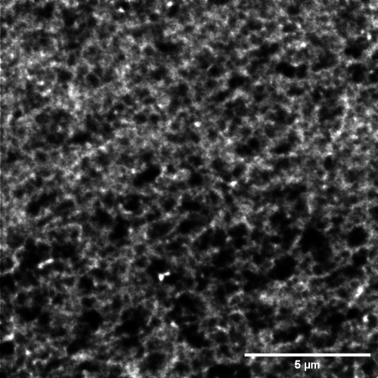
#> input picture images/1carr-96etoh-alexa-sted-decon.tif, 378 x 378 px, found by its file name
$ python demo.py
#> lines starting #> are read from the running program, lines starting #| are printed output that depends on the picture; after the words box and inside, x2 and y2 are one past the last pixel; in counts of white or black regions, pixels touching at a corner belong together
import numpy as np
import matplotlib.pyplot as plt
from skimage.draw import polygon2mask
from scipy import ndimage
from PIL import Image
from skimage.filters import threshold_otsu
from skimage import io, morphology, color
from skimage.morphology import label, closing, square
from skimage.measure import regionprops, regionprops_table
from skimage.color import label2rgb

t = np.linspace(0,2*np.pi,11)

canvas = np.zeros((1024,1024))
a = 0.5
xs = np.array([np.cos(t[0:-2:2]), a*np.cos(t[1:-1:2])])
ys = np.array([np.sin(t[0:-2:2]), a*np.sin(t[1:-1:2])])
star = np.array([np.concatenate(xs.T), np.concatenate(ys.T)]).T

t = np.linspace(0,2*np.pi,1000)
circle = np.array([np.cos(t), np.sin(t)]).T

path = 'QIM/images/1carr-96etoh-alexa-sted-decon.tif'
img = Image.open(path).convert("L")
image = np.array(img)
threshold_value = 130
bw = image > threshold_value
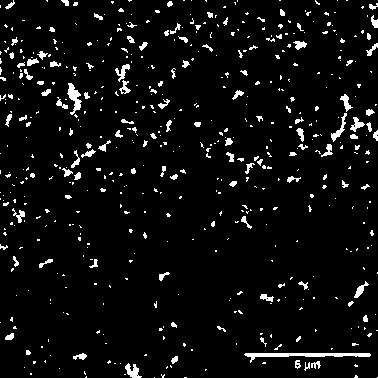
#> bw: shape (378, 378) bool; 5.2% white; 542 white regions (431 under 20 px), largest, box (x1, y1, x2, y2) and area: (244, 353, 371, 363) 479, (67, 83, 82, 115) 220, (125, 363, 142, 378) 136
label_image = label(bw)
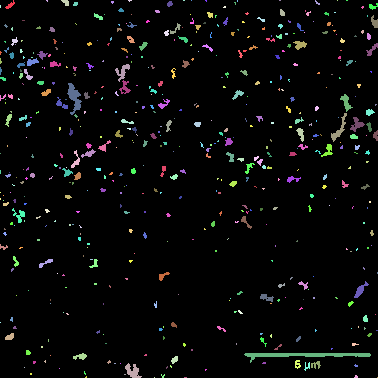
#> label_image: shape (378, 378) int32; 543 distinct labels, from 0 to 542; one colour per label, 0 black
# star_mask = polygon2mask((1024,1024), (star*40) + 100)
# circle_mask = polygon2mask((1024,1024), (circle*100) + 500)
F=0
FG=0
FMINUS=0
for i in range(1,(label_image.max()+1)):
    star_mask = (label_image != i) & (label_image != i)
    circle_mask = label_image == i
    # all_mask = star_mask + circle_mask

    # fig, ax = plt.subplots(1,4, figsize=(14,6), gridspec_kw={'width_ratios': [1, 1, 1, 2]})
    # fig.subplots_adjust(wspace=0.4)
    plt.tight_layout()

    # ax[3].imshow(label_image)

    D = ndimage.distance_transform_edt(circle_mask==0)
    f = np.zeros(600)
    g = np.zeros(600)
    for i in range(0,600):
        K = D<=i
        f[i] = np.count_nonzero(K*star_mask)
        g[i] = np.count_nonzero(K)
        if (i%50==0):
            i = 2
            # plt.contour(K)
            # plt.pause(0.5)
    F+=f
    FG+=f/g
    FMINUS+=f[1:]-f[:-1]
#> this loop made 542 passes
#> pass 1, `star_mask = (label_image != i) & (label_image != i)`:
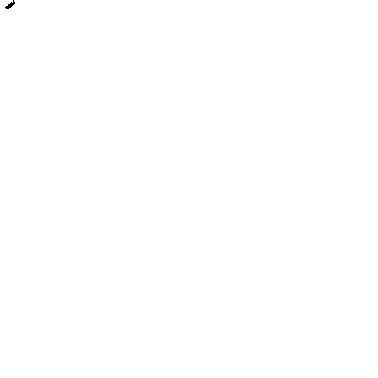
#> star_mask: shape (378, 378) bool; 100% white; black in thin lines or dots, all inside (x1, y1, x2, y2) = (5, 0, 15, 9)
#> pass 1, `D = ndimage.distance_transform_edt(circle_mask==0)`:
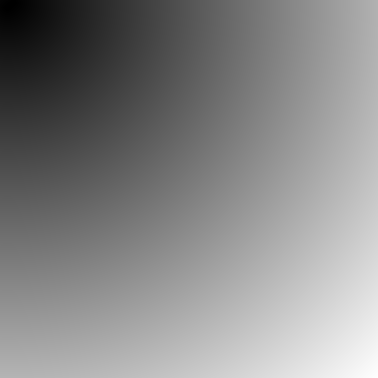
#> D: shape (378, 378) float64; min 0, max 521.1, mean 276.6; drawn with min black and max white
#> after the loop: K: shape (378, 378) bool; every value is 1
#> after the loop, F = 600 values from 0 to 77435708; FG = 600 values from 0 to 541.9; FMINUS = 599 values, max 289683 at index 169, min 0 at index 534, mean 129275


fig, ax = plt.subplots(1,4, figsize=(14,6), gridspec_kw={'width_ratios': [1, 1, 1, 2]})
ax[3].imshow(label_image)
fig.subplots_adjust(wspace=0.4)
ax[0].plot(F/label_image.max())
ax[0].set_xlabel('r')
ax[0].set_ylabel('area overlap')

ax[1].plot(FG/label_image.max())
ax[1].set_xlabel('r')
ax[1].set_ylabel('fractional area overlap')

ax[2].plot(FMINUS/label_image.max())
ax[2].set_xlabel('r')
ax[2].set_ylabel('curve overlap')
plt.show()
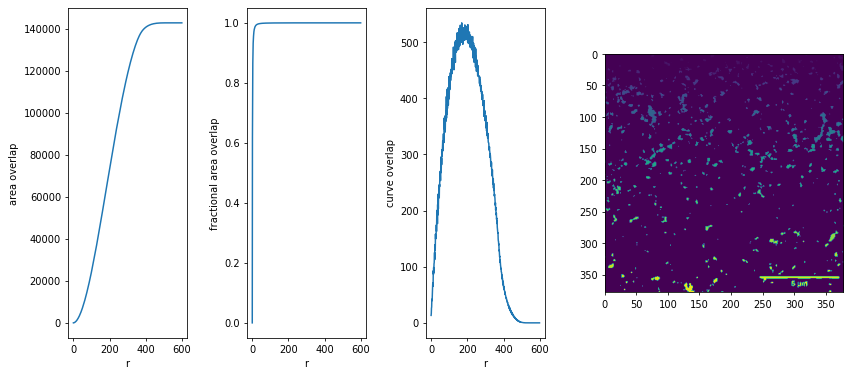
#> figure drawn by matplotlib, 4 panels; panel 1: curve peaks at x = 534, y = 142870.3; panel 2: curve peaks at x = 534, y = 1; panel 3: curve peaks at x = 169, y = 534.5
